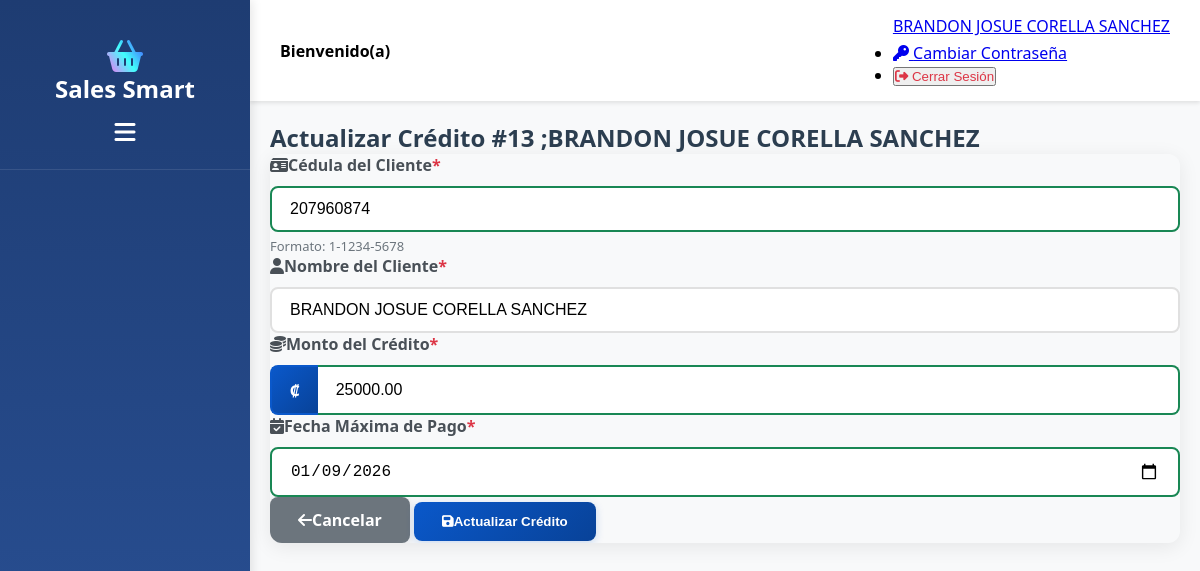
The app's page /View/Creditos/ActualizarCredito.php?id=13 (signed in) with its own data.
### tables this page shows
CREATE TABLE `tbcredito` (
  `idCredito` int NOT NULL AUTO_INCREMENT,
  `cedula` varchar(255) NOT NULL,
  `nombreCliente` varchar(255) NOT NULL,
  `monto` decimal(10,2) NOT NULL,
  `fechaCredito` datetime NOT NULL,
  `fechaMaxima` date NOT NULL,
  `idEstadoCredito` int NOT NULL,
  PRIMARY KEY (`idCredito`),
  KEY `FK_CREDITO_ESTADO` (`idEstadoCredito`),
  CONSTRAINT `FK_CREDITO_ESTADO` FOREIGN KEY (`idEstadoCredito`) REFERENCES `tbestadocredito` (`idEstadoCredito`)
);

### Model/CreditoModel.php (called while the page is built, shortened)
<?php
    function ConsultarCreditoPorIdModel ($idCredito)
    {
        try
        {
            $context = OpenConnection();
            $sentencia = "CALL ConsultarCreditoPorId('$idCredito')";
            $resultado = $context -> query($sentencia);
            $datos = null;
            while ($row = $resultado->fetch_assoc())
            {
                $datos = $row;
            }
            return $datos;
        }
        catch(Exception $error)
        {
            SaveError($error);
            return false;
        }
    }
?>

### Controller/CreditoController.php (called while the page is built, shortened)
<?php
    include_once $_SERVER['DOCUMENT_ROOT'] . '/SalesSmart/Model/CreditoModel.php';
    function ConsultarCreditoPorId($idCredito)
    {
        return ConsultarCreditoPorIdModel($idCredito);
    }
?>

### View/Creditos/ActualizarCredito.php (the view, shortened to what this page needs)
<?php
    include_once $_SERVER['DOCUMENT_ROOT'] . '/SalesSmart/View/LayoutInterno.php';
    include_once $_SERVER['DOCUMENT_ROOT'] . '/SalesSmart/Controller/CreditoController.php';
    $idCredito = $_GET["id"];
    $datos = ConsultarCreditoPorId($idCredito);
?>
<!doctype html>
<html lang="es">
<body>
    <div class="row mb-3">
        <div class="col-12 mt-4">
            <h2 class="text-center mb-3" style="color: #2c3e50; font-weight: 700;">Actualizar Crédito  #<?php echo $idCredito .' ;'. $datos["nombreCliente"] ?></h2>
        </div>
    </div>
    <div class="card">
        <div class="card-body p-4">
            <form method="POST" action="" id="formCredito">
                <div class="row">
                    <div class="col-md-6 mb-4">
                        <label for="cedula" class="form-label-custom">
                            <i class="fa-solid fa-id-card me-2"></i>Cédula del Cliente <span class="text-danger">*</span>
                        </label>
                        <input type="text" class="form-control-custom" id="cedula" name="cedula" value="<?php echo $datos["cedula"] ?>" required>
                        <small class="text-muted">Formato: 1-1234-5678</small>
                    </div>
                    <div class="col-md-6 mb-4">
                        <label for="nombreCliente" class="form-label-custom">
                            <i class="fa-solid fa-user me-2"></i>Nombre del Cliente <span class="text-danger">*</span>
                        </label>
                        <input type="text" class="form-control-custom" id="nombreCliente" name="nombreCliente" value="<?php echo $datos["nombreCliente"] ?>" required readOnly>
                    </div>
                    <div class="col-md-6 mb-4">
                        <label for="monto" class="form-label-custom">
                            <i class="fa-solid fa-coins me-2"></i>Monto del Crédito <span class="text-danger">*</span>
                        </label>
                        <div class="input-group">
                            <span class="input-group-text">₡</span>
                            <input type="number" class="form-control-custom border-start-0" id="monto" name="monto" value="<?php echo $datos["monto"] ?>" step="0.01" min="0" required>
                        </div>
                    </div>
                    <div class="col-md-6 mb-4">
                        <label for="fechaMaxima" class="form-label-custom">
                            <i class="fa-solid fa-calendar-check me-2"></i>Fecha Máxima de Pago <span class="text-danger">*</span>
                        </label>
                        <input
                            type="date"
                            class="form-control-custom"
                            id="fechaMaxima"
                            name="fechaMaxima"
                            value="<?= date('Y-m-d', strtotime($datos['fechaMaxima'])) ?>"
                            required
                        >
                    </div>
                </div>
                <div class="d-flex justify-content-end gap-3 mt-4">
                    <a href="Creditos.php" class="btn-form-secondary">
                        <i class="fa-solid fa-arrow-left me-2"></i>Cancelar
                    </a>
                    <button type="submit" name="btnActualizar" class="btn-form-primary">
                        <i class="fa-solid fa-save me-2"></i>Actualizar Crédito
                    </button>
                </div>
            </form>
        </div>
    </div>
</body>
</html>

### View/CSS/EstilosHome.css (style rules this page uses)
* { margin: 0; padding: 0; box-sizing: border-box; }
body { font-family: 'Segoe UI', Tahoma, Geneva, Verdana, sans-serif; overflow-x: hidden; }

### View/CSS/EstilosProveedor.css (style rules this page uses)
.card { border: none; border-radius: 12px; box-shadow: 0 4px 20px rgba(0, 0, 0, 0.08); overflow: hidden; }
.form-label-custom { font-weight: 600; color: #495057; margin-bottom: 10px; display: flex; align-items: center; font-size: 16px; }
.form-control-custom { width: 100%; padding: 12px 18px; border: 2px solid #e0e0e0; border-radius: 8px; font-size: 16px; transition: all 0.3s ease; outline: none; background-color: #ffffff; }
.form-control-custom::placeholder { color: #adb5bd; }
.btn-form-primary { background: linear-gradient(135deg, #0a58ca 0%, #084298 100%); color: white; border: none; border-radius: 8px; padding: 12px 28px; font-weight: 600; transition: all 0.3s ease; box-shadow: 0 2px 8px rgba(10, 88, 202, 0.2); cursor: pointer; display: inline-flex; align-items: center; text-decoration: none; }
.btn-form-secondary { background: #6c757d; color: white; border: none; border-radius: 8px; padding: 12px 28px; font-weight: 600; transition: all 0.3s ease; box-shadow: 0 2px 8px rgba(108, 117, 125, 0.2); cursor: pointer; display: inline-flex; align-items: center; text-decoration: none; }
.text-danger { color: #dc3545; }
.form-control-custom:valid:not(:placeholder-shown) { border-color: #198754; }

### View/CSS/EstilosProducto.css (style rules this page uses)
input[type="number"].form-control-custom { -moz-appearance: textfield; }

### View/CSS/EstilosCredito.css (style rules this page uses)
.input-group { display: flex; align-items: stretch; width: 100%; }
.input-group-text { background: linear-gradient(135deg, #0a58ca 0%, #084298 100%); color: white; border: 2px solid #0a58ca; border-right: none; border-radius: 8px 0 0 8px; font-weight: 600; padding: 12px 18px; display: flex; align-items: center; white-space: nowrap; }
.input-group .form-control-custom { border-radius: 0 8px 8px 0 !important; flex: 1; }
.input-group .form-control-custom.border-start-0 { border-left: none; }
input[type="date"].form-control-custom { position: relative; }
small.text-muted { display: block; margin-top: 5px; font-size: 13px; color: #6c757d; }

### View/CSS/EstilosDashboard.css (style rules this page uses)
:root { --primary-gradient: linear-gradient(135deg, #667eea 0%, #764ba2 100%); --success-gradient: linear-gradient(135deg, #11998e 0%, #38ef7d 100%); --warning-gradient: linear-gradient(135deg, #f093fb 0%, #f5576c 100%); --info-gradient: linear-gradient(135deg, #4facfe 0%, #00f2fe 100%); --dark-bg: #f8f9fa; --card-shadow: 0 10px 30px rgba(0, 0, 0, 0.1); --card-hover-shadow: 0 15px 40px rgba(0, 0, 0, 0.15); }
body { background: var(--dark-bg); font-family: 'Segoe UI', Tahoma, Geneva, Verdana, sans-serif; }

### records on screen
tbcredito: nombreCliente "BRANDON JOSUE CORELLA SANCHEZ", cedula "207960874", monto "25000.00", fechaMaxima "01/09/2026"

### other values on screen
$nombreCompleto "BRANDON JOSUE CORELLA SANCHEZ"
$idCredito "13"
